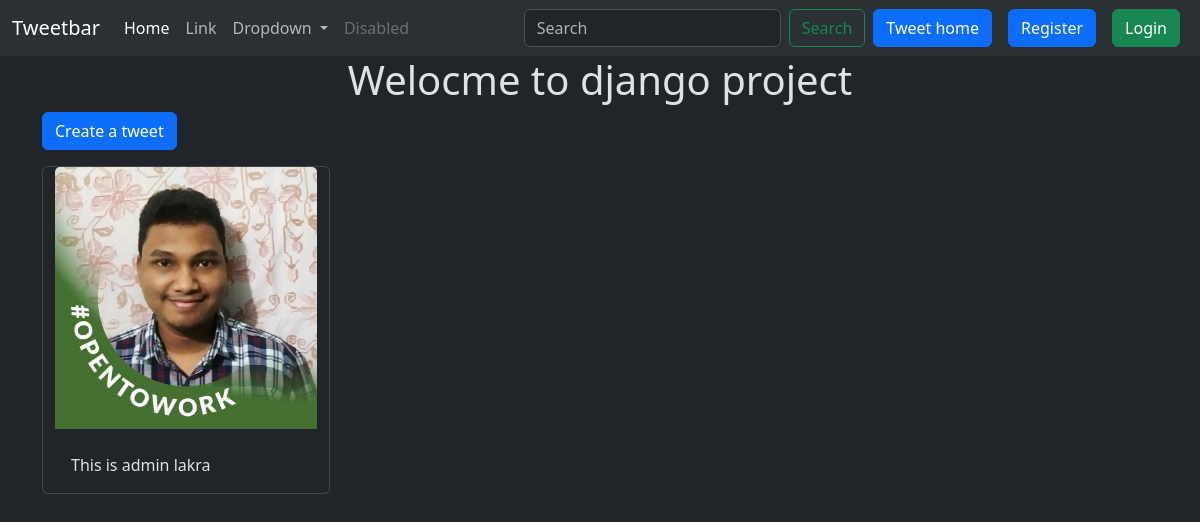
Page /tweet/ on the earlier database version.
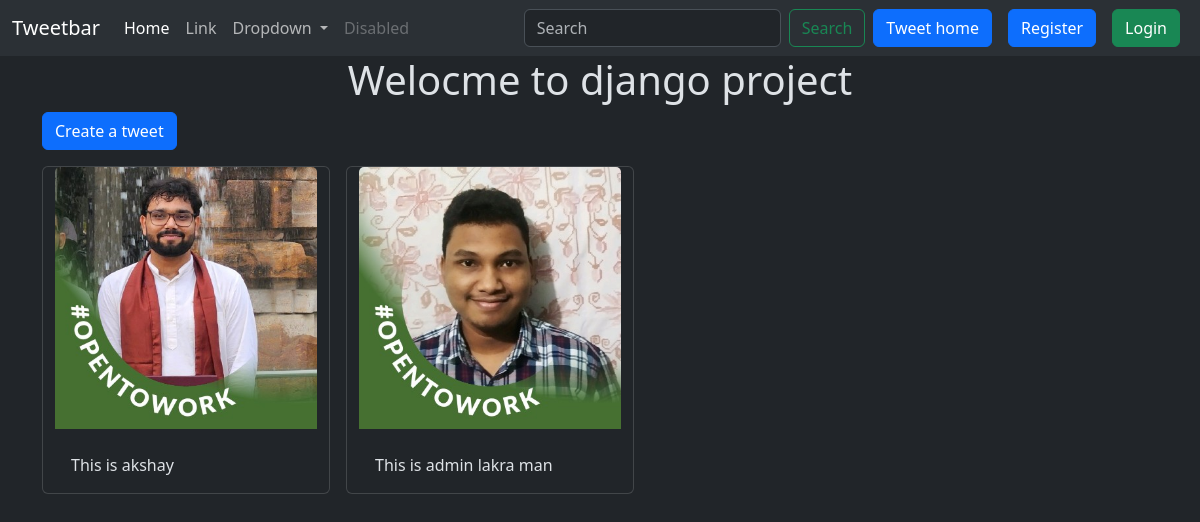
Same page on the later database version.
### tweet/models.py (models this page shows, shortened)
class Tweet(models.Model):
    user=models.ForeignKey(User, on_delete=models.CASCADE)
    text=models.TextField(max_length=240)
    photo=models.ImageField(upload_to='photos/',
    blank=True,null=True)
    created_at = models.DateTimeField(auto_now_add=True)
    updated_at = models.DateTimeField(auto_now=True)

### tweet/views.py (the view)
# urls.py: path('', views.tweet_list, name='tweet_list'),
def tweet_list(request):
    tweets = Tweet.objects.all().order_by('-created_at')
    return render(request, 'tweet_list.html', {'tweets':tweets})

### tweet/templates/tweet_list.html (shortened to what this page needs)
{% extends "layout.html" %}
{% block  content%}
<h1 class="text-center ">Welocme to django project</h1>
<a class="btn btn-primary mb-3" href="{% url 'tweet_create' %}">Create a tweet</a>
<div class="container row gap-3">
    {% for tweet in tweets %}
    <div class="card" style="width: 18rem;">
        <img src="{{tweet.photo.url}}" class="card-img-top" alt="...">
        <div class="card-body">
          <p class="card-text">{{tweet.text}}</p>
        </div>
      </div>
    {% endfor %}
</div>
{% endblock  %}

### templates/layout.html (shortened to what this page needs)
{% load static %}
<!DOCTYPE html>
<html lang="en" data-bs-theme="dark">
<head>
    <link href="https://cdn.jsdelivr.net/npm/bootstrap@5.3.3/dist/css/bootstrap.min.css" rel="stylesheet">
  </head>
</head>
<body>
    <nav class="navbar navbar-expand-lg bg-body-tertiary">
        <div class="container-fluid">
            <a class="navbar-brand" href="#">Tweetbar</a>
            <div class="collapse navbar-collapse" id="navbarSupportedContent">
                <ul class="navbar-nav me-auto mb-2 mb-lg-0">
                <li class="nav-item">
                    <a class="nav-link active" aria-current="page" href="#">Home</a>
                </li>
                <li class="nav-item">
                    <a class="nav-link" href="#">Link</a>
                </li>
                <li class="nav-item dropdown">
                    <a class="nav-link dropdown-toggle" href="#" role="button" data-bs-toggle="dropdown" aria-expanded="false">
                    Dropdown
                    </a>
                </li>
                <li class="nav-item">
                    <a class="nav-link disabled" aria-disabled="true">Disabled</a>
                </li>
                </ul>
                <form class="d-flex" role="search">
                <input class="form-control me-2" type="search" placeholder="Search" aria-label="Search">
                <button class="btn btn-outline-success" type="submit">Search</button>
                </form>
                <a href="{% url "tweet_list" %}" class="btn btn-primary mx-2">Tweet home</a>
                {% if user.is_authenticated %}
                <form action="{% url 'logout' %}" method="post">
                    {% csrf_token %}
                    <button class="btn btn-danger" type="submit">Logout</button>
                </form>
                {% else %}
                <a href="{% url "register" %}" class="btn btn-primary mx-2">Register</a>
                <a href="{% url "login" %}" class="btn btn-success mx-2">Login</a>
                {% endif %}
            </div>
        </div>
    </nav>
    <div class="container">
        {% block content %}
        {% endblock  %}
    </div>
</body>
</html>

Differences in the rows shown:
added Tweet: photo (picture), text "This is akshay"
changed Tweet: text "This is admin lakra" → "This is admin lakra man"
